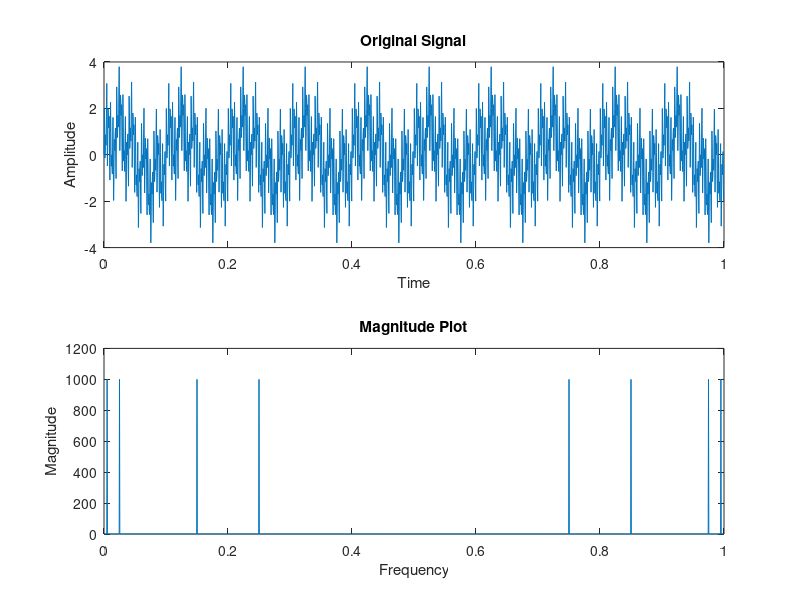
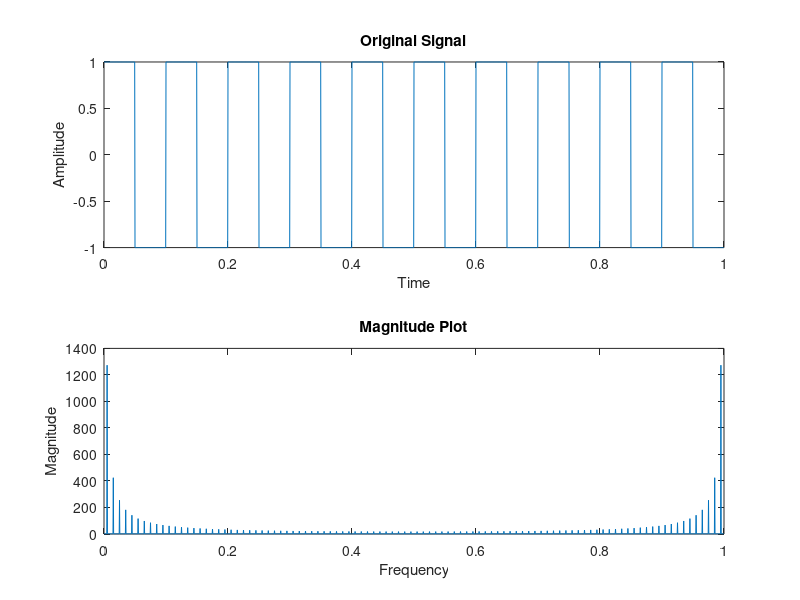
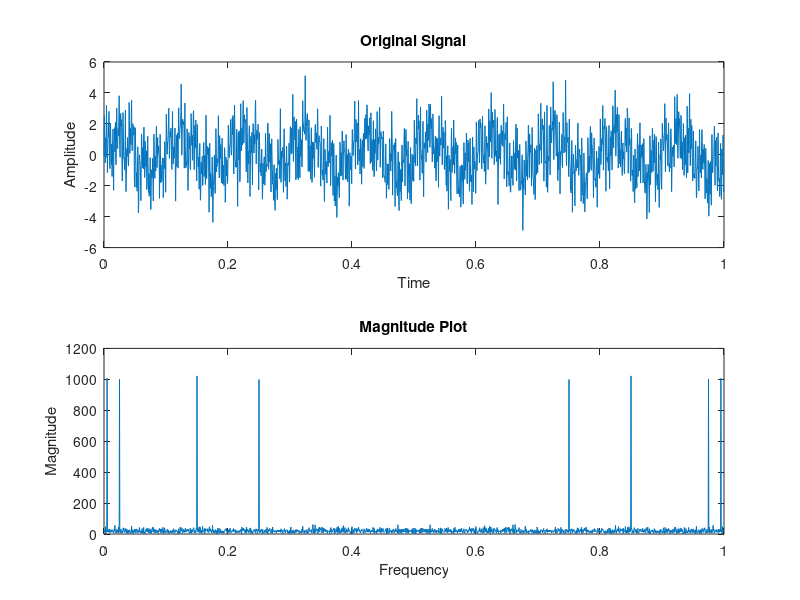

These charts were generated, in order, by the following MATLAB code: (Note: this script raises an error after producing the figures.)
%% Task 1
fs = 2000;
t = 0:1/fs:1-1/fs;
f1 = 10;
f2 = 50;
f3 = 300;
f4 = 500;

sin_wave = sin(2 * pi * f1 *t) + sin(2 * pi * f2*t) + sin(2 * pi * f3 *t) + sin(2 * pi * f4 *t);
square_wave = square(2 * pi * f1 * t);
noisy_signal = sin_wave + 0.5 * randn(size(t));

fft_sin = fft(sin_wave);
fft_sq = fft(square_wave);
fft_noise = fft(noisy_signal);

figure()
subplot(2, 1, 1)
plot(t,sin_wave)
ylabel("Amplitude")
xlabel("Time")
title("Original Signal")

subplot(2, 1, 2)
plot(t,abs(fft_sin))
ylabel("Magnitude")
xlabel("Frequency")
title("Magnitude Plot")

figure()
subplot(2, 1, 1)
plot(t,square_wave)
ylabel("Amplitude")
xlabel("Time")
title("Original Signal")

subplot(2, 1, 2)
plot(t,abs(fft_sq))
ylabel("Magnitude")
xlabel("Frequency")
title("Magnitude Plot")

figure()
subplot(2, 1, 1)
plot(t,noisy_signal)
ylabel("Amplitude")
xlabel("Time")
title("Original Signal")

subplot(2, 1, 2)
plot(t,abs(fft_noise))
ylabel("Magnitude")
xlabel("Frequency")
title("Magnitude Plot")

%% Task 2
filtered_sin = filter(Lowpass_filt, 1, noisy_signal);
fft_filtered_sin = fft(filtered_sin);

filtered_sin_high = filter(Highpass_filt, 1, noisy_signal);
fft_filtered_sin_high = fft(filtered_sin_high);

filtered_sin_bandpass = filter(Bandpass_filt, 1, noisy_signal);
fft_filtered_sin_bandpass = fft(filtered_sin_bandpass);

filtered_sin_bandstop = filter(Bandstop_filt, 1, noisy_signal);
fft_filtered_sin_bandstop = fft(filtered_sin_bandstop);
figure()
subplot(4, 1, 1)
plot(t,noisy_signal)
ylabel("Amplitude")
xlabel("Time")
title("Original Signal")

subplot(4, 1, 2)
plot(t,abs(fft_noise))
ylabel("Magnitude")
xlabel("Frequency")
title("Original Magnitude Plot")

subplot(4, 1, 3)
plot(t,filtered_sin)
ylabel("Magnitude")
xlabel("Frequency")
title("Filtered Signal")

subplot(4, 1, 4)
plot(t,abs(fft_filtered_sin))
ylabel("Magnitude")
xlabel("Frequency")
title("Filtered Magnitude Plot")



figure()
subplot(4, 1, 1)
plot(t,noisy_signal)
ylabel("Amplitude")
xlabel("Time")
title("Original Signal")

subplot(4, 1, 2)
plot(t,abs(fft_noise))
ylabel("Magnitude")
xlabel("Frequency")
title("Original Magnitude Plot")

subplot(4, 1, 3)
plot(t,filtered_sin_high)
ylabel("Magnitude")
xlabel("Frequency")
title("Filtered Signal")

subplot(4, 1, 4)
plot(t,abs(fft_filtered_sin_high))
ylabel("Magnitude")
xlabel("Frequency")
title("Filtered Magnitude Plot")



figure()
subplot(4, 1, 1)
plot(t,noisy_signal)
ylabel("Amplitude")
xlabel("Time")
title("Original Signal")

subplot(4, 1, 2)
plot(abs(fft_noise))
ylabel("Magnitude")
xlabel("Frequency")
title("Original Magnitude Plot")

subplot(4, 1, 3)
plot(filtered_sin_bandpass)
ylabel("Magnitude")
xlabel("Frequency")
title("Filtered Signal")

subplot(4, 1, 4)
plot(abs(fft_filtered_sin_bandpass))
ylabel("Magnitude")
xlabel("Frequency")
title("Filtered Magnitude Plot")


figure()
subplot(4, 1, 1)
plot(t,noisy_signal)
ylabel("Amplitude")
xlabel("Time")
title("Original Signal")

subplot(4, 1, 2)
plot(abs(fft_noise))
ylabel("Magnitude")
xlabel("Frequency")
title("Original Magnitude Plot")

subplot(4, 1, 3)
plot(filtered_sin_bandstop)
ylabel("Magnitude")
xlabel("Frequency")
title("Filtered Signal")

subplot(4, 1, 4)
plot(abs(fft_filtered_sin_bandstop))
ylabel("Magnitude")
xlabel("Frequency")
title("Filtered Magnitude Plot")

%% Task 3
recorder = audiorecorder(8000, 8, 1);
fs = 8000;

disp("Start Recording");
recordblocking(recorder, 2);
disp("Stop Recording");

voice = getaudiodata(recorder);

fourier_voice = abs(fft(voice));

%%
fs = 8000;
t = (0:length(voice)-1)/fs;  
f_high =3000;

noisy_voice = voice + (sin(2*pi*f_high*t))';

sound(voice)
pause(length(voice)/fs + 1);

sound(noisy_voice, fs)
pause(length(noisy_voice)/fs + 1);

filtered_voice = filter(Lowpass_filt_voice, 1, noisy_voice);
sound(filtered_voice)
